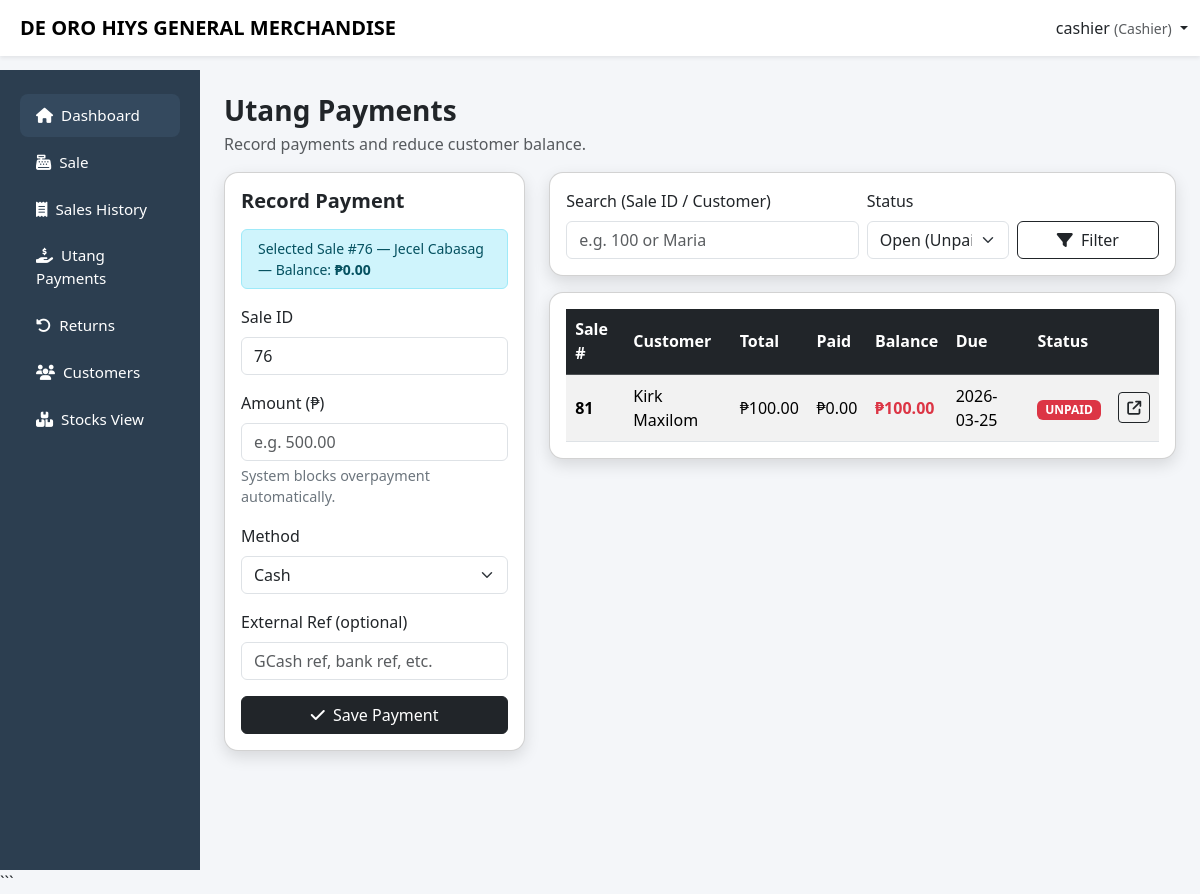
Screenshot of /ricesales_stock_monitoring/capstone/cashier/payments.php?sale_id=76 (signed in) with the database file from the repository.
### tables this page shows
CREATE TABLE `account_receivable` (
  `ar_id` int(11) NOT NULL,
  `sales_id` int(11) DEFAULT NULL,
  `customer_id` int(11) DEFAULT NULL,
  `total_amount` decimal(10,2) DEFAULT NULL,
  `amount_paid` decimal(10,2) DEFAULT NULL,
  `balance` decimal(10,2) DEFAULT NULL,
  `due_date` date DEFAULT NULL,
  `status` enum('paid','unpaid','partial','overdue') DEFAULT NULL,
  `created_at` timestamp NOT NULL DEFAULT current_timestamp()
);

CREATE TABLE `customers` (
  `customer_id` int(11) NOT NULL,
  `first_name` varchar(50) DEFAULT NULL,
  `last_name` varchar(50) DEFAULT NULL,
  `phone` varchar(20) DEFAULT NULL,
  `address` text DEFAULT NULL,
  `created_at` timestamp NOT NULL DEFAULT current_timestamp()
);

### ricesales_stock_monitoring/capstone/cashier/payments.php (the view, shortened to what this page needs)
<?php
$username = $_SESSION['username'] ?? 'Cashier';
$user_id = (int)($_SESSION['user_id'] ?? 0);
include '../config/db.php';
function h($v){ return htmlspecialchars((string)$v, ENT_QUOTES, 'UTF-8'); }
$q = trim($_GET['q'] ?? '');
$filter_status = strtolower(trim($_GET['status'] ?? 'open'));
$where = "WHERE 1=1";
$params = [];
$types = "";
$where .= " AND s.user_id = ?";
$params[] = $user_id;
$types .= "i";
if($filter_status === 'open'){
  $where .= " AND LOWER(IFNULL(ar.status,'')) IN ('unpaid','partial')";
} elseif($filter_status === 'paid'){
  $where .= " AND LOWER(IFNULL(ar.status,'')) = 'paid'";
}
$sql = "
SELECT
  ar.ar_id, ar.sales_id, ar.customer_id, ar.total_amount, ar.amount_paid, ar.balance,
  ar.due_date, ar.status AS ar_status, ar.created_at,
  c.first_name, c.last_name, c.phone
FROM account_receivable ar
JOIN sales s ON ar.sales_id = s.sale_id
LEFT JOIN customers c ON ar.customer_id = c.customer_id
{$where}
ORDER BY ar.created_at DESC
";
$stmt = $conn->prepare($sql);
if($types !== ""){
  $stmt->bind_param($types, ...$params);
}
$stmt->execute();
$ars = $stmt->get_result();
$prefill_sale_id = (int)($_GET['sale_id'] ?? 0);
$prefill = null;
if($prefill_sale_id > 0){
  $stmt = $conn->prepare("
    SELECT ar.sales_id, ar.balance, c.first_name, c.last_name
    FROM account_receivable ar
    JOIN sales s ON ar.sales_id = s.sale_id
    LEFT JOIN customers c ON ar.customer_id = c.customer_id
    WHERE ar.sales_id=? AND s.user_id=?
    LIMIT 1
  ");
  $stmt->bind_param("ii", $prefill_sale_id, $user_id);
  $stmt->execute();
  $prefill = $stmt->get_result()->fetch_assoc();
}
?>
<!DOCTYPE html>
<html lang="en">
<head>
<link href="https://cdn.jsdelivr.net/npm/bootstrap@5.3.2/dist/css/bootstrap.min.css" rel="stylesheet">
<link href="https://cdnjs.cloudflare.com/ajax/libs/font-awesome/6.5.1/css/all.min.css" rel="stylesheet">
<link href="../css/layout.css" rel="stylesheet">
</head>
<body>
<nav class="navbar navbar-expand-lg navbar-light bg-white shadow-sm fixed-top">
  <div class="container-fluid">
    <span class="navbar-brand fw-bold ms-2">DE ORO HIYS GENERAL MERCHANDISE</span>
    <div class="ms-auto dropdown">
      <a class="nav-link dropdown-toggle" data-bs-toggle="dropdown">
        <?= h($username) ?> <small class="text-muted">(Cashier)</small>
      </a>
    </div>
  </div>
</nav>
<div class="container-fluid">
<div class="row">
<?php include '../includes/cashier_sidebar.php'; ?>
<main class="col-lg-10 ms-sm-auto px-4 main-content">
<div class="py-4">
  <div class="d-flex justify-content-between align-items-center flex-wrap gap-2 mb-3">
    <div>
      <h3 class="fw-bold mb-1">Utang Payments</h3>
      <div class="text-muted">Record payments and reduce customer balance.</div>
    </div>
  </div>
  <div class="row g-4">
    <div class="col-12 col-xl-4">
      <div class="card modern-card">
        <div class="card-body">
          <h5 class="fw-bold mb-3">Record Payment</h5>
          <?php if($prefill): ?>
            <div class="alert alert-info py-2 small">
              Selected Sale #<?= (int)$prefill['sales_id'] ?> —
              <?= h(trim(($prefill['first_name'] ?? '').' '.($prefill['last_name'] ?? '')) ?: 'Customer') ?> —
              Balance: <b>₱<?= number_format((float)$prefill['balance'],2) ?></b>
            </div>
          <?php endif; ?>
          <form method="POST">
            <div class="mb-3">
              <label class="form-label">Sale ID</label>
              <input type="number" class="form-control" name="sale_id" required
                value="<?= $prefill ? (int)$prefill['sales_id'] : '' ?>" placeholder="e.g. 123">
            </div>
            <div class="mb-3">
              <label class="form-label">Amount (₱)</label>
              <input type="number" step="0.01" min="0" class="form-control" name="amount" required placeholder="e.g. 500.00">
              <div class="small-muted mt-1">System blocks overpayment automatically.</div>
            </div>
            <div class="mb-3">
              <label class="form-label">Method</label>
              <select class="form-select" name="method" required>
                <option value="cash">Cash</option>
              </select>
            </div>
            <div class="mb-3">
              <label class="form-label">External Ref (optional)</label>
              <input class="form-control" name="external_ref" placeholder="GCash ref, bank ref, etc.">
            </div>
            <button class="btn btn-dark w-100">
              <i class="fa-solid fa-check me-1"></i> Save Payment
            </button>
          </form>
        </div>
      </div>
    </div>
    <div class="col-12 col-xl-8">
      <div class="card modern-card mb-3">
        <div class="card-body">
          <form class="row g-2 align-items-end" method="GET">
            <div class="col-12 col-md-6">
              <label class="form-label">Search (Sale ID / Customer)</label>
              <input class="form-control" name="q" value="<?= h($q) ?>" placeholder="e.g. 100 or Maria">
            </div>
            <div class="col-12 col-md-3">
              <label class="form-label">Status</label>
              <select class="form-select" name="status">
                <option value="open" <?= $filter_status==='open'?'selected':'' ?>>Open (Unpaid/Partial)</option>
              </select>
            </div>
            <div class="col-12 col-md-3 d-grid">
              <button class="btn btn-outline-dark"><i class="fa-solid fa-filter me-1"></i> Filter</button>
            </div>
          </form>
        </div>
      </div>
      <div class="card modern-card">
        <div class="card-body table-responsive">
          <table class="table table-striped align-middle mb-0">
            <thead class="table-dark">
              <tr>
                <th>Sale #</th>
                <th>Customer</th>
                <th>Total</th>
                <th>Paid</th>
                <th>Balance</th>
                <th>Due</th>
                <th>Status</th>
                <th></th>
              </tr>
            </thead>
            <tbody>
              <?php if($ars && $ars->num_rows > 0): ?>
                <?php while($r = $ars->fetch_assoc()): ?>
                  <?php
                    $cust = trim(($r['first_name'] ?? '').' '.($r['last_name'] ?? ''));
                    $st = strtolower(trim($r['ar_status'] ?? ''));
                    $bal = (float)($r['balance'] ?? 0);
                  ?>
                  <tr>
                    <td class="fw-bold"><?= (int)$r['sales_id'] ?></td>
                    <td><?= h($cust) ?></td>
                    <td>₱<?= number_format((float)$r['total_amount'],2) ?></td>
                    <td>₱<?= number_format((float)$r['amount_paid'],2) ?></td>
                    <td class="<?= $bal>0 ? 'fw-bold text-danger' : 'text-muted' ?>">
                      <?= $bal>0 ? ('₱'.number_format($bal,2)) : '₱0.00' ?>
                    </td>
                    <td><?= $r['due_date'] ? h($r['due_date']) : '-' ?></td>
                    <td>
                      <?php if($st === 'paid'): ?>
                        <span class="badge bg-success">PAID</span>
                      <?php elseif($st === 'partial'): ?>
                        <span class="badge bg-warning text-dark">PARTIAL</span>
                      <?php else: ?>
                        <span class="badge bg-danger">UNPAID</span>
                      <?php endif; ?>
                    </td>
                    <td class="text-end">
                      <a class="btn btn-sm btn-outline-dark" href="payments.php?sale_id=<?= (int)$r['sales_id'] ?>">
                        <i class="fa-solid fa-arrow-up-right-from-square"></i>
                      </a>
                    </td>
                  </tr>
                <?php endwhile; ?>
              <?php else: ?>
                <tr><td colspan="8" class="text-center text-muted py-4">No receivables found.</td></tr>
              <?php endif; ?>
            </tbody>
          </table>
        </div>
      </div>
    </div>
  </div>
</div>
</main>
</div>
</div>
</body>
</html>

### ricesales_stock_monitoring/capstone/css/layout.css (style rules this page uses)
body { background:#f4f6f9; padding-top: 60px; }
.modern-card { border-radius:14px; box-shadow:0 6px 16px rgba(0,0,0,.12); transition:.3s; }
.main-content { padding-top:0px; }
.table td, .table th { padding:0.55rem; vertical-align: middle; }
.table td,.table th { vertical-align:middle; }
.small-muted { color:#6c757d; font-size:.85rem; }
table td, .table th { padding:0.55rem; vertical-align: middle; }
body { background:#f4f6f9; padding-top:70px; }
.modern-card { border-radius:14px; box-shadow:0 6px 16px rgba(0,0,0,.12); }
.table td, .table th { vertical-align: middle; }
.small-muted { font-size:.9rem; color:#6c757d; }

### rows the page displays
account_receivable: sales "76", customer.last_name "Jecel Cabasag", balance "0.00", sale_id "76"
account_receivable: sales "81", customer.last_name "Kirk Maxilom", total_amount "100.00", amount_paid "0.00", balance "100.00", due_date "2026-03-25", status "UNPAID"

### other values shown
$username "cashier"
